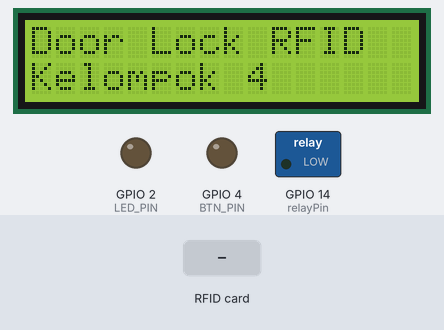
Bench run of a sketch on a simulated ESP32. Parts: 16×2 character LCD, switched loads named in the sketch (green lamp = pin HIGH), output pins drawn as LEDs (lit = HIGH). The inputs (shaded band) are chosen by the test bench. WiFi joins after 1.5 s; servers stay silent unless stated; uploads are accepted with an empty reply; what the sketch prints to the serial monitor is not drawn.

Above: at 1.7 s.
At 7.8 s:
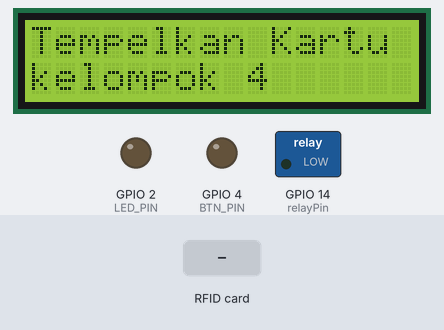
7.9 s: RFID card 5E 7A 19 C4 held to the reader
At 10.2 s:
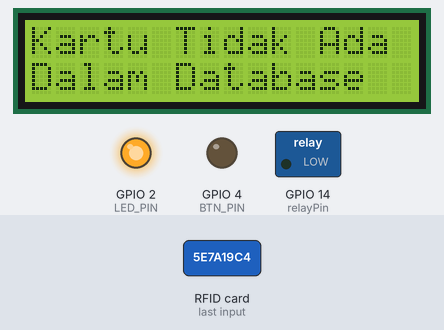
At 13.1 s:
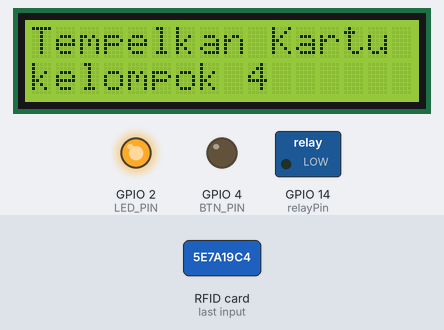
Timing chart, 0 to 14.9 s (numbered marks = the images above; inputs shaded):
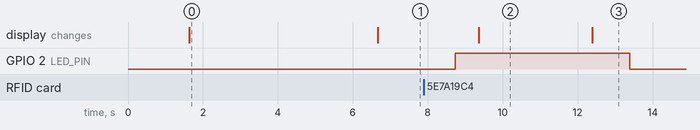

The sketch:

RFIDHTTP_DOORLOCK_GROUP4.ino
```cpp
//Program ini dibuat oleh kelompok 4
//jika ada pertanyaan lebih lanjut mengenai program
//hubungi sosial media yang tertera di profil github
//by
//1. Rendie Pradana         (21507334032)
//2. Ilham Widyo Nugroho    (21507334002)
//3. Dio Faziko Pratama     (21507334017)
//4. Riski Saputra          (21507334018)

#include <SPI.h>
#include <MFRC522.h>
#include <WiFi.h>
#include <HTTPClient.h>
#include <LiquidCrystal_I2C.h>

const char* ssid = "XXXXXXXXXXX";
const char* password = "XXXXXXXX";
const char* host = "XXX.XXX.X.XXX";

#define LED_PIN 2
#define BTN_PIN 4
#define relayPin 14

//variabel RFID
#define SDA_PIN 5
#define RST_PIN 15

LiquidCrystal_I2C lcd(0x27, 16, 2);
MFRC522 mfrc522(SDA_PIN, RST_PIN);

void setup() {
  Serial.begin(9600);
  lcd.begin();

  Serial.print("Connecting to ");
  Serial.println(ssid);
  WiFi.hostname("Esp32");
  WiFi.begin(ssid, password);

  while (WiFi.status() != WL_CONNECTED) {
    delay(500);
    Serial.print(".");
  }
  // Print local IP address and start web server
  Serial.println("");
  Serial.println("WiFi connected.");
  Serial.println("IP address: ");
  Serial.println(WiFi.localIP());

  pinMode(LED_PIN, OUTPUT);
  pinMode(BTN_PIN, OUTPUT);
  pinMode(relayPin, OUTPUT);

  SPI.begin();
  mfrc522.PCD_Init();
  Serial.println("Dekatkan Kartu RFID Anda");
  Serial.println();

  lcd.setCursor(0, 0);
  lcd.print("Door Lock RFID");
  lcd.setCursor(0, 1);
  lcd.print("Kelompok 4");
  delay(5000);
}
void loop() {
  lcd.clear();
  lcd.setCursor(0, 0);
  lcd.print("Tempelkan Kartu Anda");
  lcd.setCursor(0, 1);
  lcd.print("kelompok 4");
  delay(1000);

  if (digitalRead(BTN_PIN)==1) {
    //nyalakan lampu LED
    //ditekan
    digitalWrite(LED_PIN, HIGH);
    while (digitalRead(BTN_PIN) == 1) //menahan proses sampai tombol dilepas
    ;
    //ubah mode absensi di aplikasi web
    String getData, Link;
    HTTPClient http ;
    //Get Data
    Link = "http://"+String(host)+"/doorlock/ubahmode.php";
    http.begin(Link);

    int httpCode = http.GET();
    String payload = http.getString();

    Serial.println(payload);
    http.end();
  }

  //matikan led
  digitalWrite(LED_PIN, LOW);

  if(! mfrc522.PICC_IsNewCardPresent())
    return;
  if(! mfrc522.PICC_ReadCardSerial())
  return;

  String IDTAG = "";
  for(byte i=0; i<mfrc522.uid.size; i++)
  {
    IDTAG += mfrc522.uid.uidByte[i];
  }

  //nyalakan led
  digitalWrite(LED_PIN, HIGH);

  //kirim no kartu RFID ke tabel tmprfid
  WiFiClient client;
  const int httpPort = 80;
  if (!client.connect(host, httpPort))
  {
    Serial.println("Connection Failed");
    return;
  }

  String Link;
  HTTPClient http;
  Link = "http://"+String(host)+"/doorlock/kirimkartu.php?nokartu=" +IDTAG;
  http.begin(Link);

  int httpCode = http.GET();
  String payload = http.getString();
  Serial.println(payload);
  http.end();


  String relayLink = "http://"+String(host)+"/doorlock/relayset.php";
  HTTPClient relayHttp;
  relayHttp.begin(relayLink);

  int relayHttpCode = relayHttp.GET();
  String relayPayload = relayHttp.getString();
  Serial.println(relayPayload);

  if (relayPayload.toInt() == 1) {
    digitalWrite(relayPin, HIGH);
    lcd.clear();
    lcd.setCursor(0, 0);
    lcd.print("Kartu Terdeteksi,");
    lcd.setCursor(0, 1);
    lcd.print("Silahkan Masuk");
    delay(6000);

    digitalWrite(relayPin, LOW);
  }

  else {
    lcd.clear();
    lcd.setCursor(0, 0);
    lcd.print("Kartu Tidak Ada");
    lcd.setCursor(0, 1);
    lcd.print("Dalam Database");
    delay(3000);
  }

  relayHttp.end();
}
```

Measured:
- after the input at 7.9 s, GPIO 2 (LED_PIN): LOW → HIGH after 0.83 s, → LOW 4.7 s later; the display: changes after 1.5 s (image 2)
- what the display in image 0 shows lasts 5.1 s, from 1.6 s to 6.7 s
- what the display in image 2 shows lasts 3.0 s, from 9.4 s to 12.4 s
